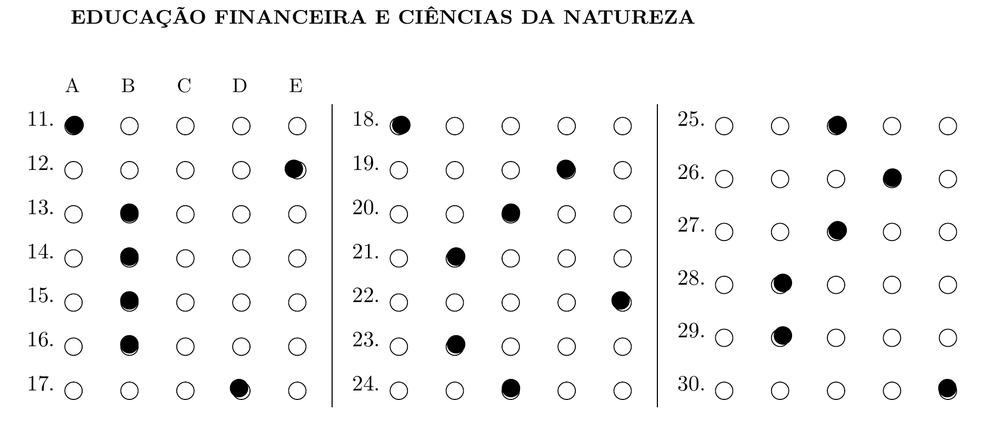
#> input picture AI/gabarito_answered/edf_cnt_gabarito.png, 1000 x 421 px, shrunk from 1900 x 800 before the run
$ python readpng_cnt.py
#> lines starting #> are read from the running program, lines starting #| are printed output that depends on the picture; after the words box and inside, x2 and y2 are one past the last pixel; in counts of white or black regions, pixels touching at a corner belong together
from PIL import Image
import cv2
import easyocr
import numpy as np

img = cv2.imread("edf_cnt_gabarito.png", cv2.IMREAD_GRAYSCALE)
#> img is the input picture: shape (421, 1000); min 0, max 255, mean 245.5

# Threshold image to get black areas
_, thresh = cv2.threshold(img, 50, 255, cv2.THRESH_BINARY_INV)
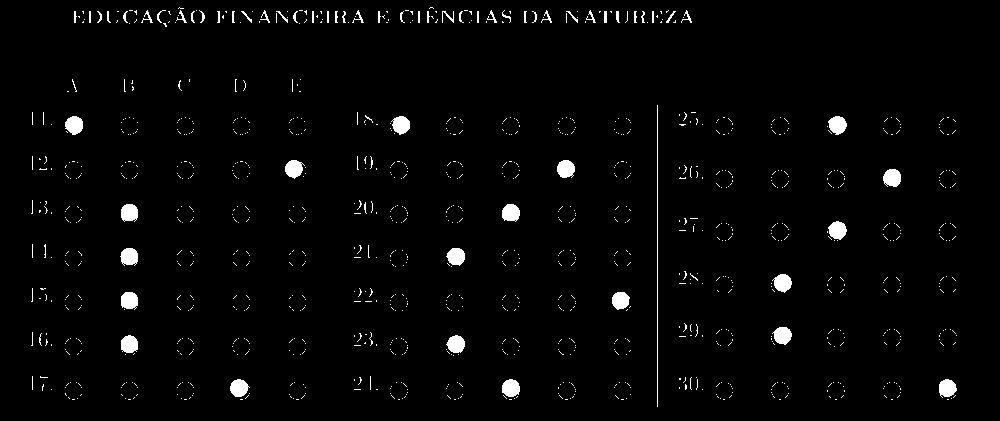
#> thresh: shape (421, 1000); 2.2% white; 1139 white regions (1076 under 20 px), largest, box (x1, y1, x2, y2) and area: (657, 105, 658, 407) 302, (883, 169, 901, 187) 261, (65, 116, 83, 135) 260
# THRESH_BINARY_INV because black circles will become white

# Optional: remove small noise
kernel = np.ones((3,3), np.uint8)
thresh = cv2.morphologyEx(thresh, cv2.MORPH_OPEN, kernel)
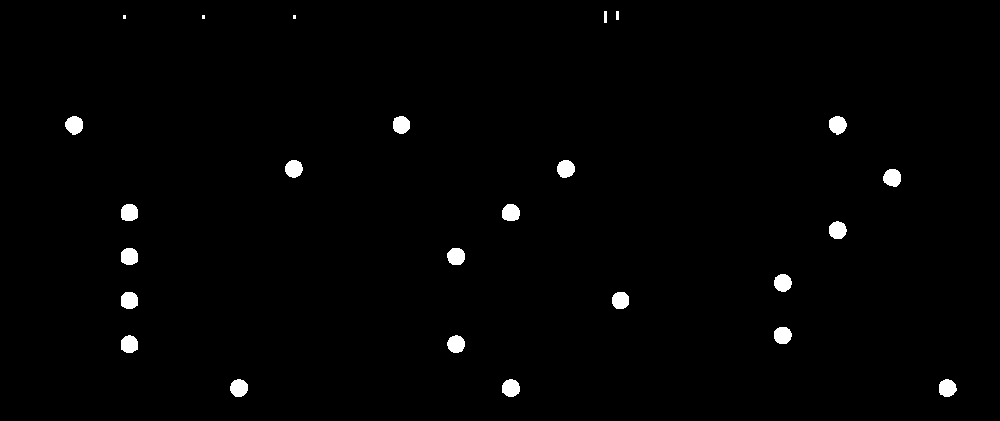
#> thresh: shape (421, 1000); 1.2% white; 25 white regions (3 under 20 px)

# Find contours
contours, _ = cv2.findContours(thresh, cv2.RETR_EXTERNAL, cv2.CHAIN_APPROX_SIMPLE)
#> contours = 25 contours, 4 with area under 20; largest, box (x1, y1, x2, y2) and area: (65, 116, 83, 135) 233, (502, 379, 520, 397) 231, (883, 169, 901, 187) 231, (829, 116, 847, 135) 231, (230, 379, 248, 397) 230

# Filter for circular shapes
circles = []
for cnt in contours:
    area = cv2.contourArea(cnt)
    if area < 10:  # ignore tiny spots
        continue
    perimeter = cv2.arcLength(cnt, True)
    if perimeter == 0:
        continue
    circularity = 4 * np.pi * (area / (perimeter * perimeter))
    if 0.7 < circularity <= 1.2:  # 1.0 is a perfect circle
        (x, y), radius = cv2.minEnclosingCircle(cnt)
        if radius > 12:
            circles.append((int(x), int(y), int(radius)))
#> this loop made 25 passes
#> (area, perimeter, circularity, x, y, radius) on passes 1 to 12: (226, 57.46, 0.86, 947, 388, 9.22), (231, 57.46, 0.879, 510.3, 387.9, 9.23), (230, 56.28, 0.912, 238.7, 387.7, 9.07), (225.5, 56.87, 0.876, 455.7, 343.8, 8.91), (224, 56.63, 0.878, 129, 344.2, 9.3), (225.5, 56.04, 0.902, 782.2, 334.8, 9.02), (220, 54.63, 0.926, 620, 300, 8.94), (222, 55.8, 0.896, 129, 300.3, 9.26), (227.5, 56.87, 0.884, 782.2, 282.4, 9.03), (226.5, 56.04, 0.906, 455.5, 256.1, 9.07), (222, 55.8, 0.896, 129, 256.5, 9.18), (228.5, 56.87, 0.888, 837.1, 229.9, 9.01)
#> (cnt, area, perimeter, circularity) on pass 25: ([[604, 11], [604, 22], [606, 22], [606, 11]], 22, 26, 0.409)
#> after the loop, circles = []

print(f"Detected {len(circles)} black circles:")
#| Detected 0 black circles:
for c in circles:
    print(f"Center: ({c[0]}, {c[1]}), Radius: {c[2]}")
#> this loop made 0 passes

# Optional: draw detected circles
img_color = cv2.cvtColor(img, cv2.COLOR_GRAY2BGR)
for x, y, r in circles:
    cv2.circle(img_color, (x, y), r, (0, 0, 255), 2)

cv2.imshow("Detected Circles", img_color)
cv2.waitKey(0)
cv2.destroyAllWindows()

$ run again, with AI/gabarito_answered/pagina_1.png copied over AI/gabarito_answered/edf_cnt_gabarito.png
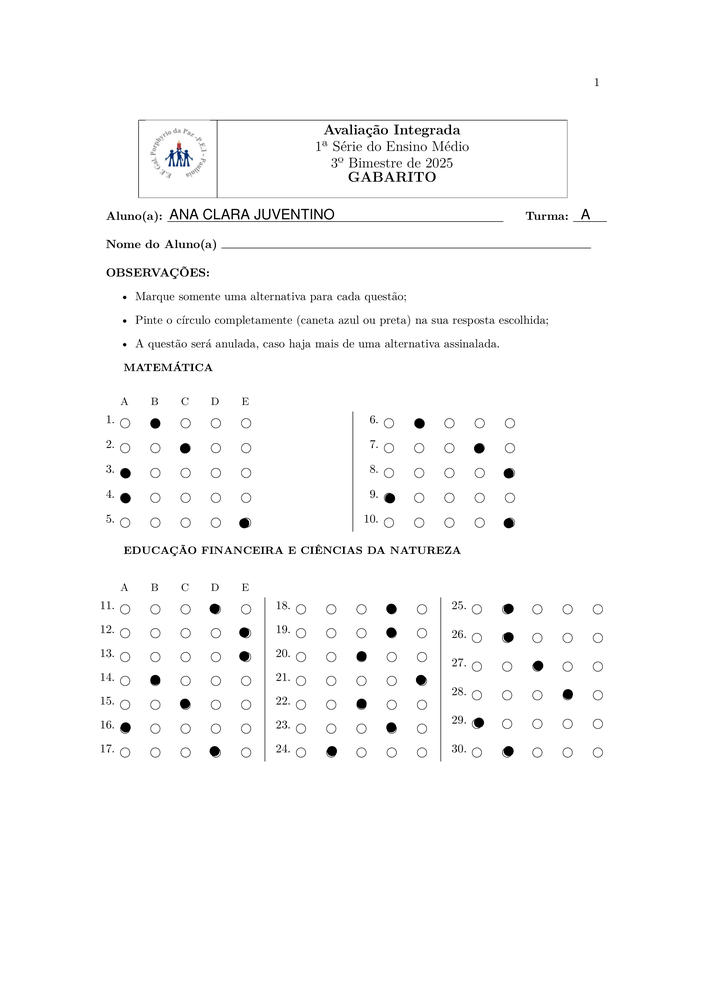
#> input picture AI/gabarito_answered/pagina_1.png, 706 x 999 px, shrunk from 2481 x 3508 before the run
#> `_, thresh = cv2.threshold(img, 50, 255, cv2.THRESH_BINARY_INV)`:
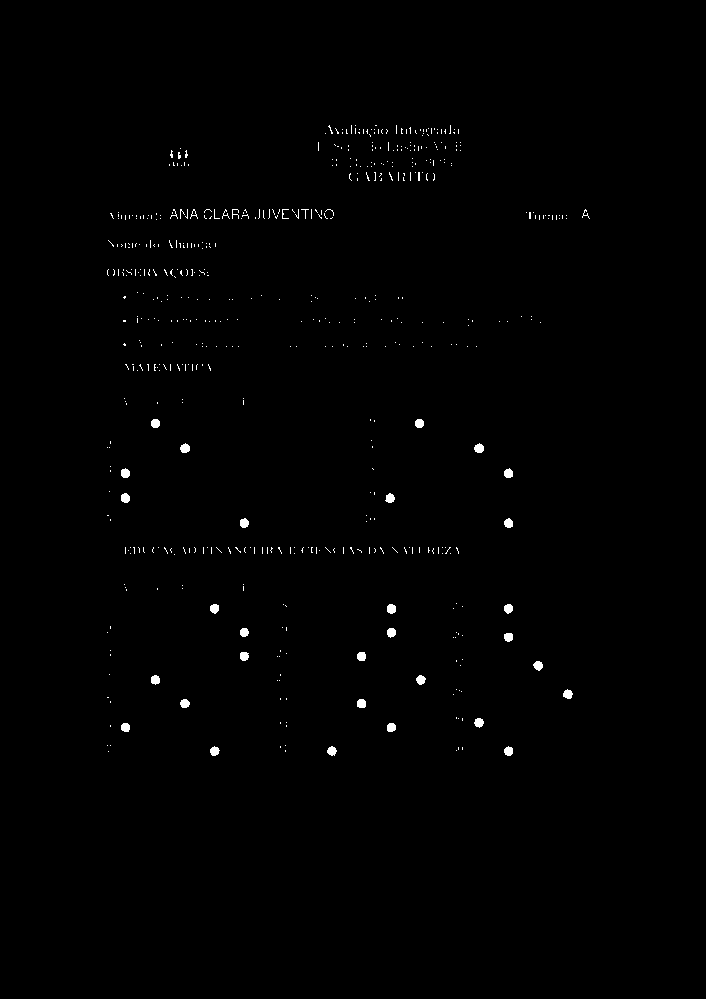
#> thresh: shape (999, 706); 0.56% white; 563 white regions (527 under 20 px), largest, box (x1, y1, x2, y2) and area: (180, 443, 190, 453) 75, (474, 443, 484, 453) 75, (387, 604, 396, 614) 75
#> `thresh = cv2.morphologyEx(thresh, cv2.MORPH_OPEN, kernel)`:
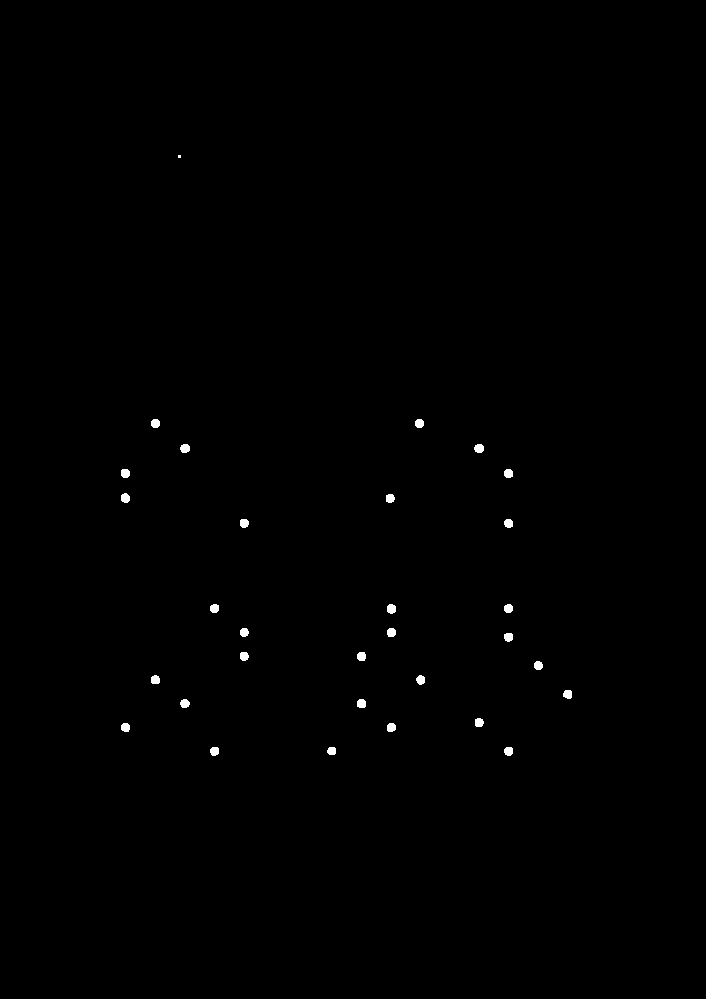
#> thresh: shape (999, 706); 0.3% white; 31 white regions (1 under 20 px)
#> contours = 31 contours, 1 with area under 20; largest, box (x1, y1, x2, y2) and area: (387, 604, 396, 614) 61, (474, 444, 484, 453) 60, (180, 444, 190, 453) 60, (121, 493, 130, 503) 60, (357, 699, 366, 708) 58
#> the loop `for cnt in contours:` made 31 passes
#> (area, perimeter, circularity, x, y, radius) on passes 1 to 8: (55.5, 27.9, 0.896, 508.3, 750.7, 4.62), (50, 26.49, 0.896, 331.2, 750.5, 4.51), (55.5, 27.9, 0.896, 214.3, 750.9, 4.72), (56.5, 27.9, 0.912, 390.8, 727.2, 4.73), (55.5, 27.9, 0.896, 125.2, 727.2, 4.73), (55, 28.49, 0.852, 478.5, 722.1, 4.66), (58, 28.49, 0.898, 361, 703.4, 4.79), (56.5, 28.73, 0.86, 184.5, 703.1, 4.64)
#> after the loop `for cnt in contours:`: circles = []
#| Detected 0 black circles:
